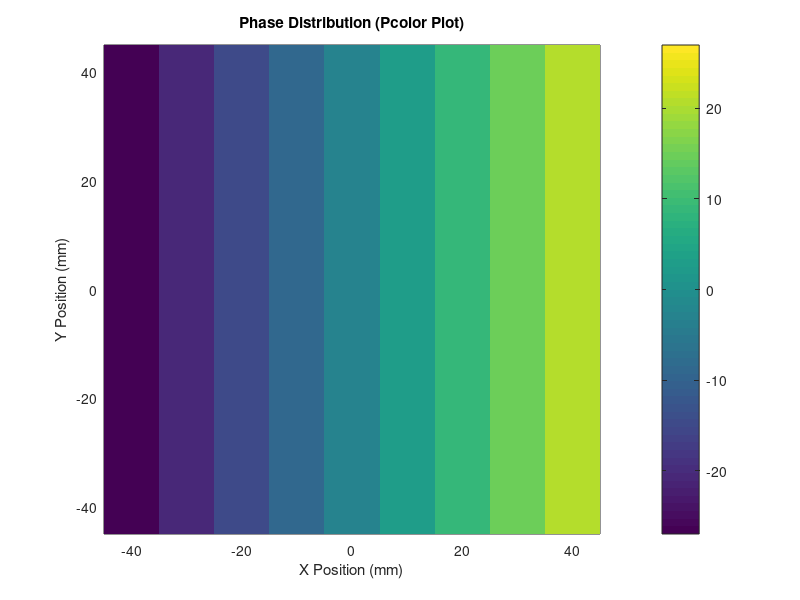
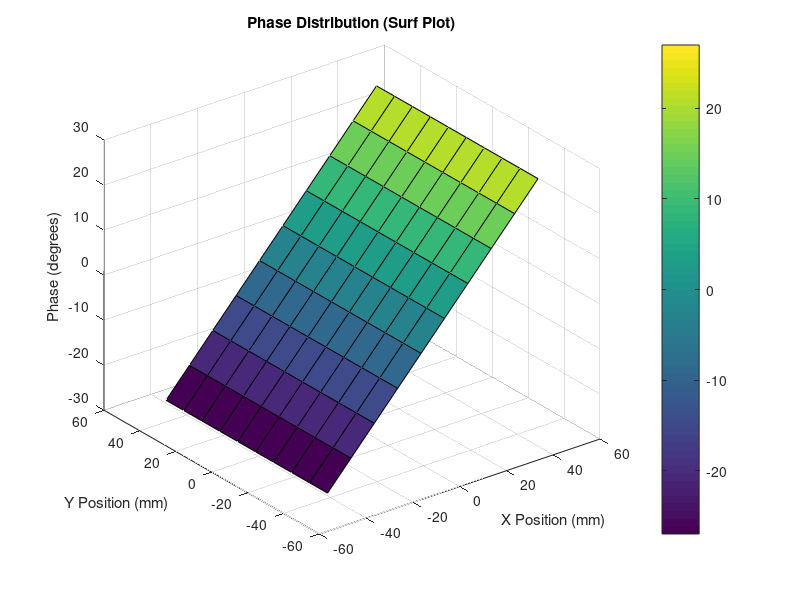

Write MATLAB code to recreate these figures, in order.
%2D Array for calculating phase
clc;
clear all;
close all;

%% Parameters
 
% unit cell 
u_cell = 10e-3; 
% reflectarray dimension
Array_dim = 100e-3-u_cell;
% Operating frequency (Hz)
frequency = 1e9;  
% Speed of light (m/s)
c = 3e8; 
% Periodicity of the reflectarray 
periodicity = 10e-3; 
% Feed point position 
z_feed = 80e-3;          

%% Derived variables

% Wavelength (m)
lambda = c / frequency;
% Wavenumber 
k = 2 * pi / lambda; 
% Target elevation angle (radians)
theta_target = deg2rad(30); 
% Target azimuth angle (radians)
phi_target = deg2rad(0);     
xf =-Array_dim/2 : u_cell : Array_dim/2;  % X positions across aperture (m)
yf =-Array_dim/2 : u_cell : Array_dim/2;  % Y positions across aperture (m)
[Xi, Yi] = meshgrid(xf, yf);  % Create grid of Xi and Yi positions

%% Calculate the phase distribution across the 

% Distance from feed to each point on the aperture (m)
Ri = sqrt(Xi.^2 + Yi.^2 + z_feed^2);  
% Spatial phase delay (radians)
phi_spd = 0;  
% Calculate the progressive phase contribution
phi_pp = -k * (Xi * sin(theta_target) * cos(phi_target) + Yi * sin(theta_target) * sin(phi_target));
% Total phase distribution
phi = phi_spd - phi_pp;  % Total phase (radians)
% Convert phase to degrees for plotting
phi_deg = rad2deg(phi);


%% Pcolor plot of the phase distribution

figure(1);
pcolor(xf*1e3, yf*1e3,phi_deg);  % Plot in millimeters
shading flat;
colorbar;
title('Phase Distribution (Pcolor Plot)');
xlabel('X Position (mm)');
ylabel('Y Position (mm)');
zlabel('Phase (degrees)');

%% surf plot of the phase distribution

figure(2);
surf(xf*1e3, yf*1e3, phi_deg);  % Plot in millimeters
colorbar;
title('Phase Distribution (Surf Plot)');
xlabel('X Position (mm)');
ylabel('Y Position (mm)');
zlabel('Phase (degrees)');